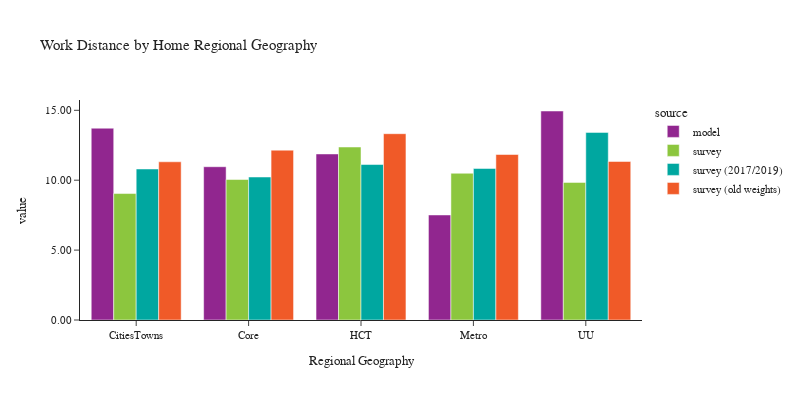

The notebook cell this image was saved under:
### Code cell
plot_work_location(df_workers, 'rg_proposed_home', 'Home Regional Geography', 'Regional Geography')

### Figure 1 — Plotly figure (JSON) as saved in the notebook; plotly's stock layout.template omitted (floating-point values rounded to 4 significant figures)
{"data": [{"alignmentgroup": "True", "customdata": [[66958], [190654], [160586], [643602], [39918]], "hovertemplate": "source=model<br>rg_proposed_home=%{x}<br>value=%{y}<br>sample count=%{customdata[0]}<extra></extra>", "legendgroup": "model", "marker": {"color": "#91268F", "pattern": {"shape": ""}}, "name": "model", "offsetgroup": "model", "orientation": "v", "showlegend": true, "textposition": "auto", "type": "bar", "x": ["CitiesTowns", "Core", "HCT", "Metro", "UU"], "xaxis": "x", "y": [13.72, 10.96, 11.88, 7.513, 14.95], "yaxis": "y"}, {"alignmentgroup": "True", "customdata": [[302], [638], [497], [859], [98]], "hovertemplate": "source=survey<br>rg_proposed_home=%{x}<br>value=%{y}<br>sample count=%{customdata[0]}<extra></extra>", "legendgroup": "survey", "marker": {"color": "#8CC63E", "pattern": {"shape": ""}}, "name": "survey", "offsetgroup": "survey", "orientation": "v", "showlegend": true, "textposition": "auto", "type": "bar", "x": ["CitiesTowns", "Core", "HCT", "Metro", "UU"], "xaxis": "x", "y": [9.045, 10.05, 12.37, 10.5, 9.843], "yaxis": "y"}, {"alignmentgroup": "True", "customdata": [[288], [607], [473], [822], [89]], "hovertemplate": "source=survey (2017/2019)<br>rg_proposed_home=%{x}<br>value=%{y}<br>sample count=%{customdata[0]}<extra></extra>", "legendgroup": "survey (2017/2019)", "marker": {"color": "#00A7A0", "pattern": {"shape": ""}}, "name": "survey (2017/2019)", "offsetgroup": "survey (2017/2019)", "orientation": "v", "showlegend": true, "textposition": "auto", "type": "bar", "x": ["CitiesTowns", "Core", "HCT", "Metro", "UU"], "xaxis": "x", "y": [10.8, 10.23, 11.12, 10.84, 13.42], "yaxis": "y"}, {"alignmentgroup": "True", "customdata": [[742], [1459], [877], [1812], [174]], "hovertemplate": "source=survey (old weights)<br>rg_proposed_home=%{x}<br>value=%{y}<br>sample count=%{customdata[0]}<extra></extra>", "legendgroup": "survey (old weights)", "marker": {"color": "#F05A28", "pattern": {"shape": ""}}, "name": "survey (old weights)", "offsetgroup": "survey (old weights)", "orientation": "v", "showlegend": true, "textposition": "auto", "type": "bar", "x": ["CitiesTowns", "Core", "HCT", "Metro", "UU"], "xaxis": "x", "y": [11.32, 12.15, 13.33, 11.84, 11.34], "yaxis": "y"}], "layout": {"barmode": "group", "font": {"size": 11}, "height": 400, "legend": {"title": {"text": "source"}, "tracegroupgap": 0}, "title": {"text": "Work Distance by Home Regional Geography"}, "width": 800, "xaxis": {"anchor": "y", "domain": [0.0, 1.0], "title": {"text": "Regional Geography"}}, "yaxis": {"anchor": "x", "domain": [0.0, 1.0], "tickformat": ".2f", "title": {"text": "value"}}}}
